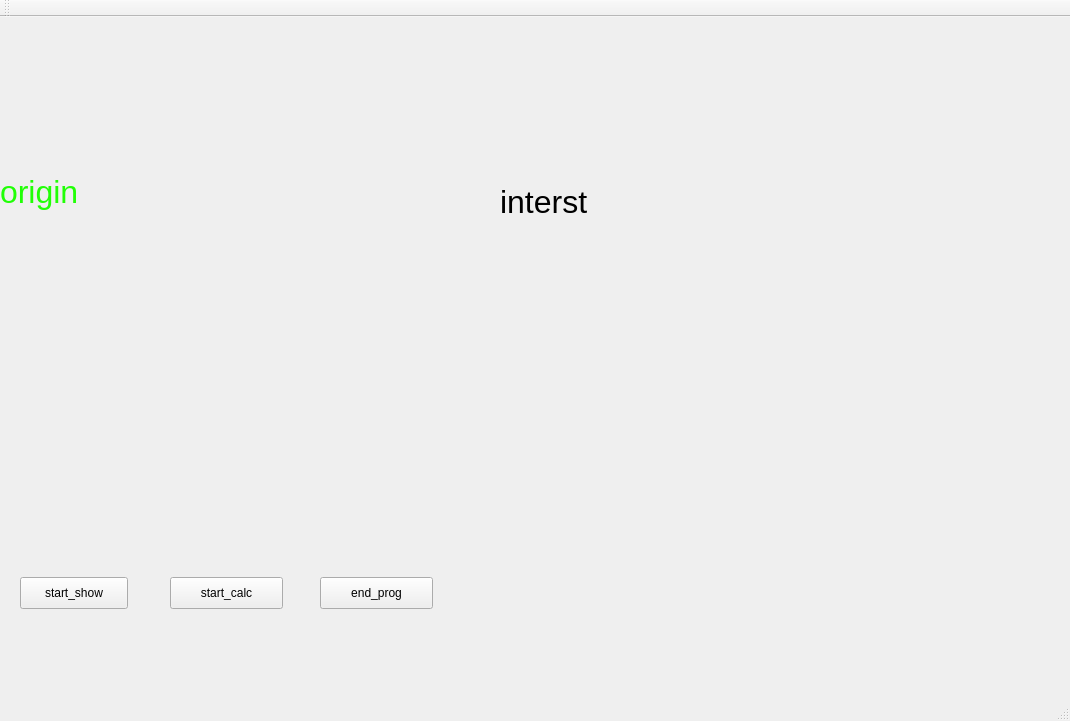
<?xml version="1.0" encoding="UTF-8"?>
<ui version="4.0">
 <class>cat</class>
 <widget class="QMainWindow" name="cat">
  <property name="geometry">
   <rect>
    <x>0</x>
    <y>0</y>
    <width>1070</width>
    <height>721</height>
   </rect>
  </property>
  <property name="windowTitle">
   <string>cat</string>
  </property>
  <widget class="QWidget" name="centralWidget">
   <widget class="QPushButton" name="camera">
    <property name="geometry">
     <rect>
      <x>20</x>
      <y>560</y>
      <width>108</width>
      <height>32</height>
     </rect>
    </property>
    <property name="text">
     <string>start_show</string>
    </property>
   </widget>
   <widget class="QPushButton" name="roi">
    <property name="geometry">
     <rect>
      <x>170</x>
      <y>560</y>
      <width>113</width>
      <height>32</height>
     </rect>
    </property>
    <property name="text">
     <string>start_calc</string>
    </property>
   </widget>
   <widget class="QPushButton" name="pushButton_3">
    <property name="geometry">
     <rect>
      <x>320</x>
      <y>560</y>
      <width>113</width>
      <height>32</height>
     </rect>
    </property>
    <property name="text">
     <string>end_prog</string>
    </property>
   </widget>
   <widget class="QLabel" name="label">
    <property name="geometry">
     <rect>
      <x>0</x>
      <y>0</y>
      <width>421</width>
      <height>351</height>
     </rect>
    </property>
    <property name="text">
     <string>&lt;html&gt;&lt;head/&gt;&lt;body&gt;&lt;p&gt;&lt;span style=&quot; font-size:24pt; color:#21ff06;&quot;&gt;origin&lt;/span&gt;&lt;/p&gt;&lt;/body&gt;&lt;/html&gt;</string>
    </property>
   </widget>
   <widget class="QLabel" name="label2">
    <property name="geometry">
     <rect>
      <x>500</x>
      <y>10</y>
      <width>441</width>
      <height>351</height>
     </rect>
    </property>
    <property name="text">
     <string>&lt;html&gt;&lt;head/&gt;&lt;body&gt;&lt;p&gt;&lt;span style=&quot; font-size:24pt;&quot;&gt;interst&lt;/span&gt;&lt;/p&gt;&lt;/body&gt;&lt;/html&gt;</string>
    </property>
   </widget>
  </widget>
  <widget class="QMenuBar" name="menuBar">
   <property name="geometry">
    <rect>
     <x>0</x>
     <y>0</y>
     <width>1070</width>
     <height>22</height>
    </rect>
   </property>
  </widget>
  <widget class="QToolBar" name="mainToolBar">
   <attribute name="toolBarArea">
    <enum>TopToolBarArea</enum>
   </attribute>
   <attribute name="toolBarBreak">
    <bool>false</bool>
   </attribute>
  </widget>
  <widget class="QStatusBar" name="statusBar"/>
 </widget>
 <layoutdefault spacing="6" margin="11"/>
 <resources/>
 <connections/>
</ui>
